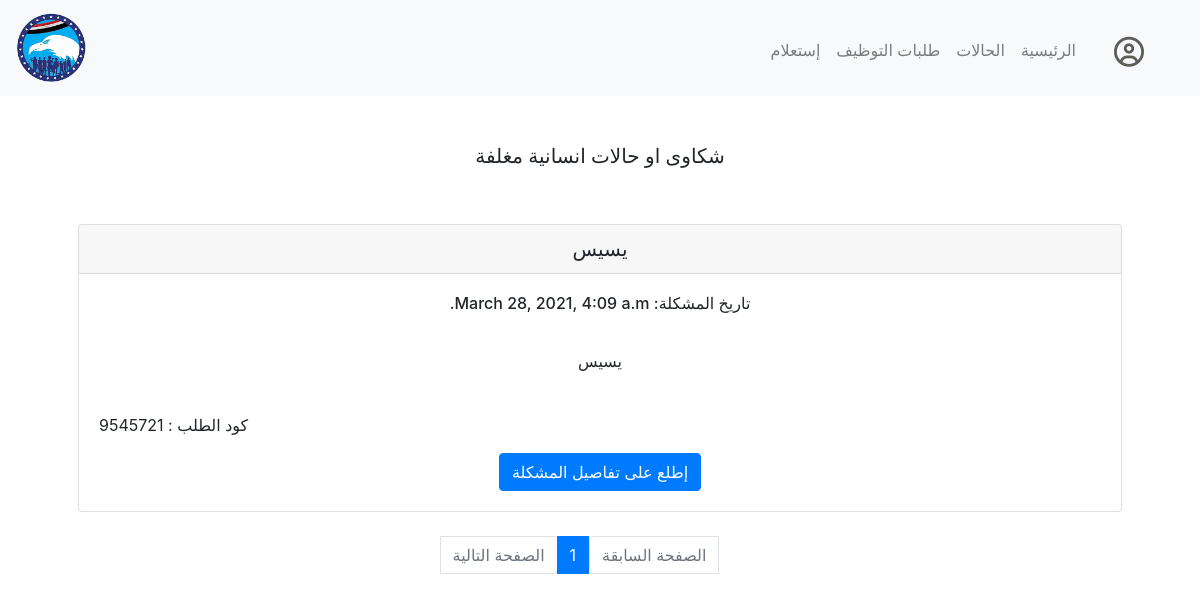
The app's page /closedcases (signed in), older data.
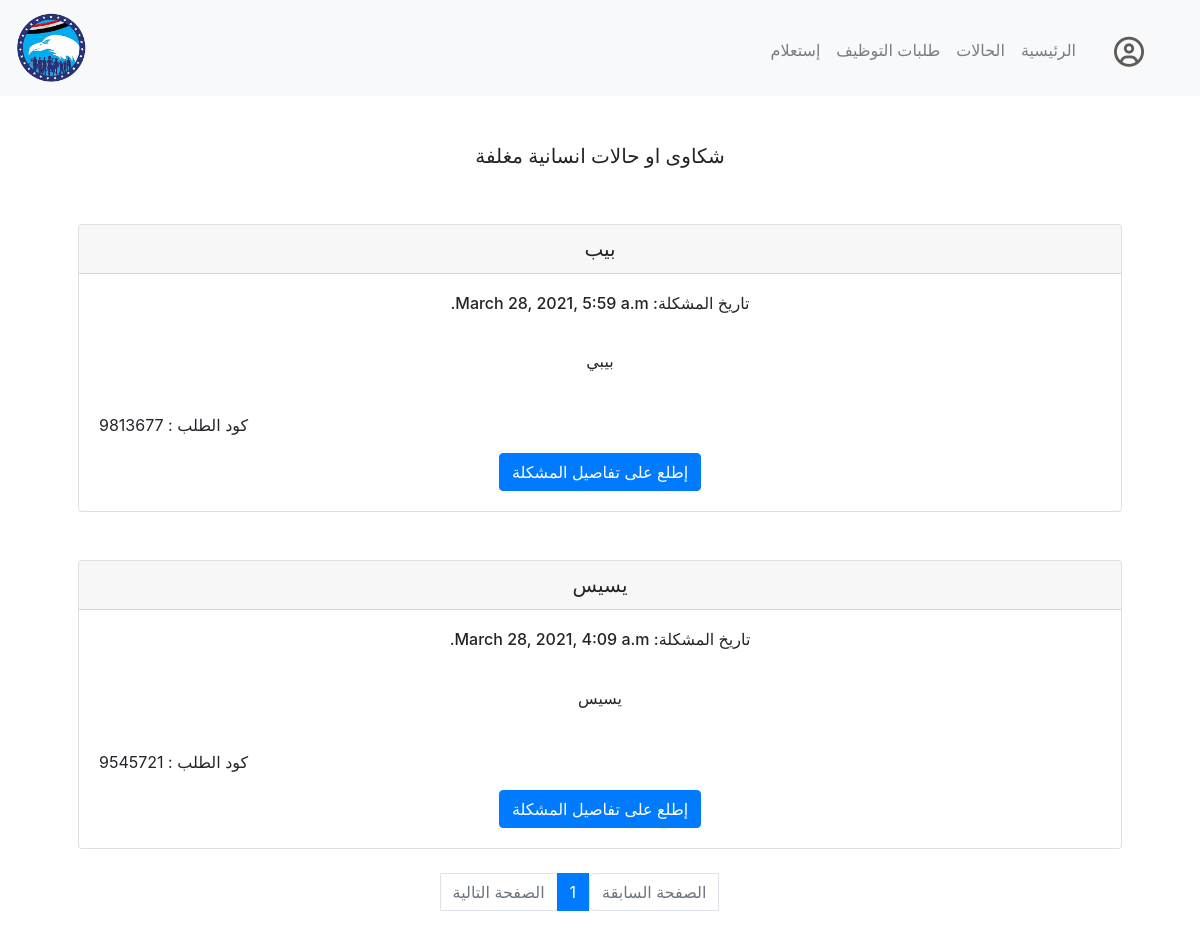
The same page, newer data.
### inhouse/models.py (models this page shows)
class Cases(models.Model):
    caseCode = models.CharField(max_length=12)
    casePersonaId = models.ForeignKey(Person, on_delete=models.CASCADE, related_name="complain")
    caseScannedDocs = models.FileField()
    caseTitle = models.CharField(max_length=64)
    caseDetails = models.TextField()
    caseStatus = models.CharField(max_length=20)
    caseDate = models.DateTimeField(auto_now_add=True, blank=True)
    caseResponsible = models.ForeignKey(settings.AUTH_USER_MODEL, on_delete=models.CASCADE, related_name="responsible")

### inhouse/views.py (the view)
# urls.py: path("closedcases", views.closedcases, name="closedcases"),
def closedcases(request):
    if not request.user.is_authenticated:
        return HttpResponseRedirect(reverse("login"))
    cases_list = Cases.objects.filter(caseStatus="closed").order_by('-id')
    paginator = Paginator(cases_list, 5)
    try:
        page = int(request.GET.get('page', '1'))
    except:
        page = 1
    try:
        cases = paginator.page(page)
    except(EmptyPage, InvalidPage):
        cases = paginator.page(paginator.num_pages)
    return render(request, "inhouse/closedcases.html", {
        "cases" : cases
    })

### inhouse/templates/inhouse/closedcases.html (shortened to what this page needs)
{% extends "inhouse/layout.html" %}
{% block main %}
{% if cases %}
<h5>شكاوى او حالات انسانية مغلفة</h5>
        {% for case in cases.object_list %}
        {% if case.caseStatus == 'closed' %}
        <br><br>
        <div class="card">
            <h5 class="card-header">{{case.caseTitle}}</h5>
            <div class="card-body">
              <h6 dir="rtl" class="card-title">تاريخ المشكلة: {{case.caseDate}}</h6>
              <br>
              <p class="card-text">{{ case.caseDetails|linebreaksbr }}</p>
              <br>
              <p class="text-left"> كود الطلب : {{case.caseCode}}</p>
              <a href="{% url 'case' case.caseCode %}" class="btn btn-primary">إطلع على تفاصيل المشكلة</a>
            </div>
          </div>
        {% endif %}
        {% endfor %}
{% else %}
<h5>لا يوجد حالات مغلقة</h5>
{% endif %}
<br>
<nav aria-label="Page navigation example ">
    <ul dir="rtl" class="pagination justify-content-center">
       {% if cases.has_previous %}
      <li class="page-item"><a class="page-link" href="?page={{ cases.previous_page_number}}">الصفحة السابقة</a></li>
      {% else %}
      <li class="page-item disabled"><a class="page-link disabled" aria-disabled="true" href="#">الصفحة السابقة</a></li>
      {% endif %}
      {% for pg in cases.paginator.page_range %}
      {% if cases.number == pg %}
      <li class="page-item active"><a class="page-link" href="?page={{pg}}">{{pg}}</a></li>
      {% else %}
      <li class="page-item"><a class="page-link" href="?page={{pg}}">{{pg}}</a></li>
      {% endif %}
      {% endfor %}
      {% if cases.has_next %}
      <li class="page-item"><a class="page-link" href="?page={{ cases.next_page_number}}">الصفحة التالية</a></li>
      {% else %}
      <li class="page-item disabled"><a class="page-link disabled" aria-disabled="true" href="#">الصفحة التالية</a></li>
      {% endif %}
    </ul>
  </nav>
{% endblock %}

Row changes from the older to the newer data that the page shows:
added Cases: caseTitle "بيب", caseDate "March 28, 2021, 5:59 a.m.", caseDetails "بيبي", caseCode "9813677"
